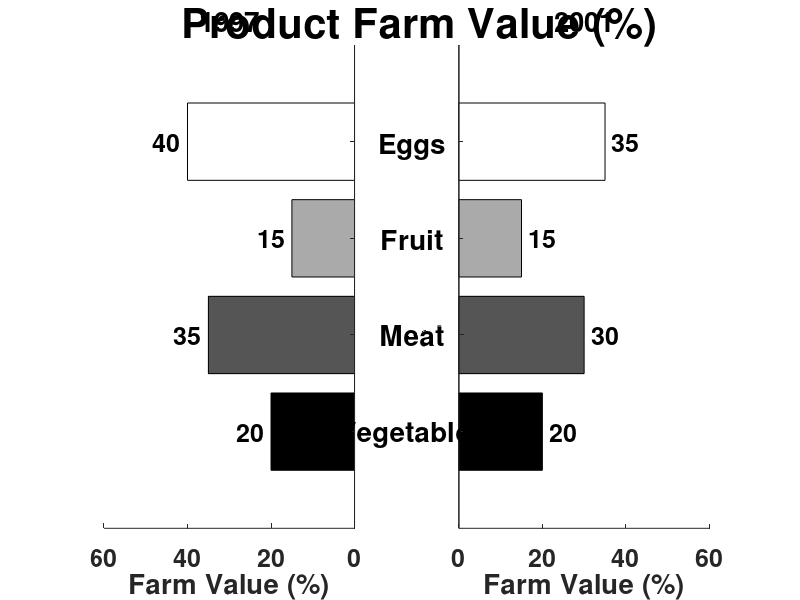

MATLAB code for this plot:
%xaxislocation & yaxislocation charts 
%and reverse both x and y axis in Octave
close all; clear all; clc;
figure("name",upper('Two Horizontal Bars Back to Back Chart'), ...
 "position",[1 21 1366 670])
fs=20; fs3=18; fs2=30;
%%%%%%%%%%%%%%%%%
ha1=annotation ("textbox", [0.1 0 0.85 0.99], "string", ...
             {'Product Farm Value (%)'}, ...
             "fontsize", fs2, 'fontweight','bold',"edgecolor", [1 1 1], ...
             "fitboxtotext", "off", "verticalalignment", "top", ...
             "horizontalalignment", "center",'linestyle','none','linewidth',0.1);
%%%%%%%%%%%%%%%%%
subplot(1,2,1)
data=[20 35 15 40];
hb= barh(1:length(data),diag(data),"stacked");
xlabel('Farm Value (%)',...
 'fontsize',fs,'fontweight','bold')
ncolor=length(data);
opc=randi([1 18]);
%opc=8;
switch(mod(opc,18))
case 1
Mcolor=jet(ncolor);
case 2
Mcolor=cubehelix(ncolor);
case 3
Mcolor=hsv(ncolor);
case 4
Mcolor=rainbow(ncolor);
case 5
Mcolor=hot(ncolor);
case 6
Mcolor=cool(ncolor);
case 7
Mcolor=spring(ncolor);
case 8
Mcolor=summer(ncolor);
case 9
Mcolor=autumn(ncolor);
case 10
Mcolor=winter(ncolor);
case 11
Mcolor=gray(ncolor);
case 12
Mcolor=bone(ncolor);
case 13
Mcolor=copper(ncolor);
case 14
Mcolor=pink(ncolor);
case 15
Mcolor=ocean(ncolor);
case 16
Mcolor=flag(ncolor);
case 17
Mcolor=lines(ncolor);
case 0
Mcolor=prism(ncolor);
otherwise
endswitch
for i=1:length(data)
set(hb(i),"facecolor",Mcolor(i,:))
endfor

%%%%%%%%%%%%%%%%%%%%%%%%%%%%
set(gca,'YTick',1:1:length(data))
set(gca,'XTick',0:20:60)
axis([0 60 0 length(data)+1])
%%%%%%%%%%%%%%%%%%%%%%%%%%%%%%%
% yticklabel
yl=0:20:60;
y2={};
for i=1:length(yl)
if yl(i)==0
y2(i)=strcat(num2str("0"));
else
y2(i)=strcat(num2str(yl(i)),"");
endif
endfor
Ly={};
set(gca,'xticklabel',y2,'yticklabel',Ly);
set(gca,"fontsize",fs3,"fontweight","bold")
set(gca,"xminortick","off","xgrid","on", ... 
"ygrid","off","gridalpha",0,'gridcolor',[0 0 0]);
set(gca,"xaxislocation","bottom");
set(gca,"yaxislocation","right");
title("1997",'fontsize',fs);
set(gca(),"xdir","reverse")
box off;
%%%%%%%%%%%%%%%%%%%%%%%%%%%%
% data arriba de las barras
for i=1:length(data)
ht=text(data(i)+5,i-0.10,strcat(num2str(data(i)),""));
set(ht,'fontsize',fs3,'fontweight','bold', ...
'verticalalignment','bottom', ...
'horizontalalignment','center')
endfor
%set(gca(),"ydir","reverse")
%%%%%%%%%%%%%%%%%%
subplot(1,2,2)
data=[20 30 15 35];
hb= barh(1:length(data),diag(data),"stacked");
xlabel('Farm Value (%)',...
 'fontsize',fs,'fontweight','bold')
for i=1:length(data)
set(hb(i),"facecolor",Mcolor(i,:))
endfor
set(gca,"xaxislocation","bottom");
set(gca,"yaxislocation","left");
title("2001",'fontsize',fs);
%%%%%%%%%%%%%%%%%%%%%%%%%%%%
set(gca,'YTick',1:1:length(data))
set(gca,'XTick',0:20:60)
axis([0 60 0 length(data)+1])
%%%%%%%%%%%%%%%%%%%%%%%%%%%%%%%
% yticklabel
yl=0:20:60;
y2={};
for i=1:length(yl)
if yl(i)==0
y2(i)=strcat(num2str("0"));
else
y2(i)=strcat(num2str(yl(i)),"");
endif
endfor
Ly={};
set(gca,'xticklabel',y2,'yticklabel',Ly);
set(gca,"fontsize",fs3,"fontweight","bold")
set(gca,"xminortick","off","xgrid","on", ... 
"ygrid","off","gridalpha",0,'gridcolor',[0 0 0]);
box off;
%%%%%%%%%%%%%%%%%%%%%%%%%%%%
% data arriba de las barras
for i=1:length(data)
ht=text(data(i)+5,i-0.10,strcat(num2str(data(i)),""));
set(ht,'fontsize',fs3,'fontweight','bold', ...
'verticalalignment','bottom', ...
'horizontalalignment','center')
endfor
TexC={'Eggs','Fruit','Meat','Vegetables'};
%%%%%%%%%%%%%%%%%%%%%%%%%%%%%
for i=1:length(TexC)
ha1=annotation ("textbox", [0.1 0 0.83 0.78-(i-1)*0.16], "string", ...
             TexC(i), ...
             "fontsize", fs, 'fontweight','bold',"edgecolor", [1 1 1], ...
             "fitboxtotext", "off", "verticalalignment", "top", ...
             "horizontalalignment", "center",'linestyle','none','linewidth',0.1);
endfor